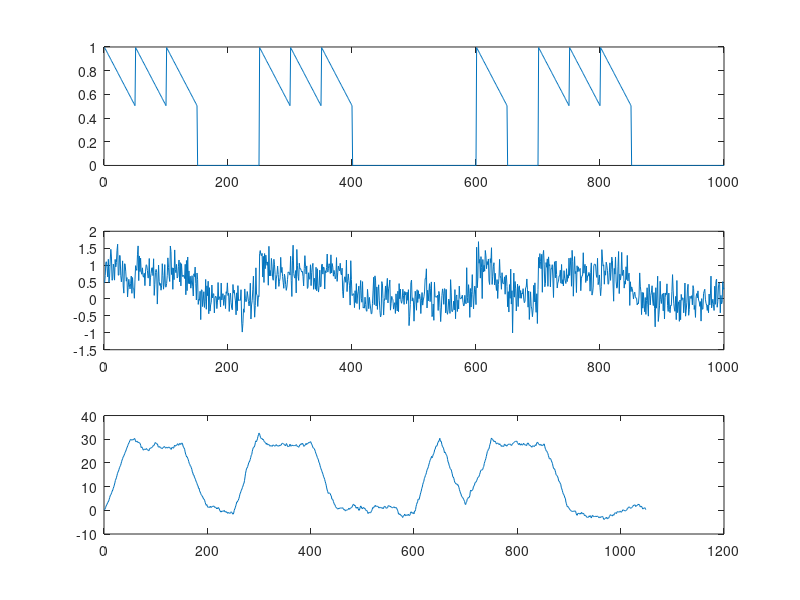

This chart was generated by the following MATLAB code:
clear all;

SNR=10; % signal to noise ratio in dB;

N=20; % Number of bits 
Ns=50; % Number of time samples per bit.
t=([1:Ns]-0.5)/Ns; % Time axis for square pulse shape.
%p=ones(size(t)); % shape of the square pulse.
a = 2;
%t = -a:0.001:a; %define time from -2 to 2
p = 1-abs(t/a); %triangle function with max height of 1.
d=fix(rand(1,N)+0.5); % data bits (random).

X(1:Ns:(Ns*(N-1)+1))=d;
X=conv(X,p); % PAM (Pulse Amplidute Modulation) signal with pulse shape.
sigma=1/(10^(SNR/20)); % Noise strength.
noise=sigma*randn(size(X)); % White Gaussian noise.
R=X+noise;

figure(1);
subplot(3,1,1);
plot(X);
subplot(3,1,2);
plot(R);

%match_pulse = ones(size(t)); % Could have also just used p
match_pulse = p(end:-1:1); % Just the opposite of the input pulse
Y = conv(match_pulse,R); % Convolve the filter with the signal
subplot(3,1,3);
plot(Y);

Y(1001:1049) = []; % Remove the last 49 entries as they do not matter
received_bits = size(d,2);
count = 1; % A counter for the for loop (i is doing other things)
for i=1:50:size(Y,2)
    % Calculate the slope every 50 elements
    slope=(Y(i+49)-Y(i))/50;
    % Really positive slope means 1
    if slope > 0.5
        received_bits(count) = 1;
    % Really negative slope means 0
    elseif slope < -0.5
        received_bits(count) = 0;
    % Almost no slope means same as previous value
    elseif (slope < 0.5) && (slope > -0.5)
        % First pass?
        if i == 1
            % Need to calculate the Average of the first 50 elements
            if mean(Y,[1,50]) > 25
                received_bits(count) = 1;
            else
                received_bits(count) = 0;
            end
        else
            received_bits(count) = received_bits(count-1);
        end
    end
    count = count + 1;
end
%received_signal = mean(reshape(Y, 50, []));
%received_bits(received_signal < 25) = 0;
%received_bits(received_signal >= 25) = 1;
equality = isequal(d,received_bits)
ber = 0;
for i=1:size(d,2)
    if received_bits(i) ~= d(i)
        ber = ber + 1;
    end
end
(ber/size(d,2))*100

